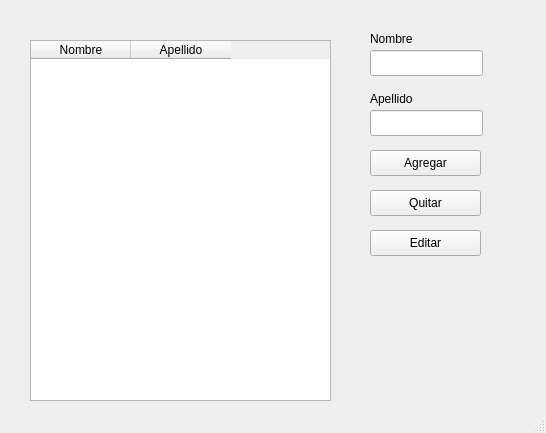
<?xml version="1.0" encoding="UTF-8"?>
<ui version="4.0">
 <class>MainWindow</class>
 <widget class="QMainWindow" name="MainWindow">
  <property name="geometry">
   <rect>
    <x>0</x>
    <y>0</y>
    <width>546</width>
    <height>433</height>
   </rect>
  </property>
  <property name="windowTitle">
   <string>MainWindow</string>
  </property>
  <widget class="QWidget" name="centralwidget">
   <widget class="QTableWidget" name="tabla">
    <property name="geometry">
     <rect>
      <x>30</x>
      <y>40</y>
      <width>301</width>
      <height>361</height>
     </rect>
    </property>
    <column>
     <property name="text">
      <string>Nombre</string>
     </property>
    </column>
    <column>
     <property name="text">
      <string>Apellido</string>
     </property>
    </column>
   </widget>
   <widget class="QLineEdit" name="text_nombre">
    <property name="geometry">
     <rect>
      <x>370</x>
      <y>50</y>
      <width>113</width>
      <height>26</height>
     </rect>
    </property>
   </widget>
   <widget class="QLineEdit" name="text_apellido">
    <property name="geometry">
     <rect>
      <x>370</x>
      <y>110</y>
      <width>113</width>
      <height>26</height>
     </rect>
    </property>
   </widget>
   <widget class="QLabel" name="label">
    <property name="geometry">
     <rect>
      <x>370</x>
      <y>30</y>
      <width>58</width>
      <height>18</height>
     </rect>
    </property>
    <property name="text">
     <string>Nombre</string>
    </property>
   </widget>
   <widget class="QLabel" name="label_2">
    <property name="geometry">
     <rect>
      <x>370</x>
      <y>90</y>
      <width>58</width>
      <height>18</height>
     </rect>
    </property>
    <property name="text">
     <string>Apellido</string>
    </property>
   </widget>
   <widget class="QPushButton" name="boton_agregar">
    <property name="geometry">
     <rect>
      <x>370</x>
      <y>150</y>
      <width>111</width>
      <height>26</height>
     </rect>
    </property>
    <property name="text">
     <string>Agregar</string>
    </property>
   </widget>
   <widget class="QPushButton" name="boton_quitar">
    <property name="geometry">
     <rect>
      <x>370</x>
      <y>190</y>
      <width>111</width>
      <height>26</height>
     </rect>
    </property>
    <property name="text">
     <string>Quitar</string>
    </property>
   </widget>
   <widget class="QPushButton" name="boton_editar">
    <property name="geometry">
     <rect>
      <x>370</x>
      <y>230</y>
      <width>111</width>
      <height>26</height>
     </rect>
    </property>
    <property name="text">
     <string>Editar</string>
    </property>
   </widget>
  </widget>
  <widget class="QStatusBar" name="statusbar"/>
 </widget>
 <resources/>
 <connections/>
</ui>
